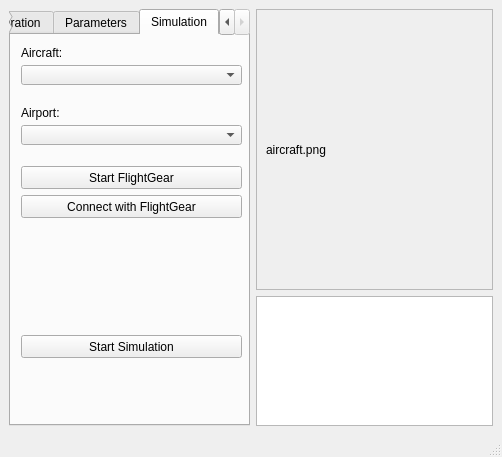
<?xml version="1.0" encoding="UTF-8"?>
<ui version="4.0">
 <class>MainWindow</class>
 <widget class="QMainWindow" name="MainWindow">
  <property name="geometry">
   <rect>
    <x>0</x>
    <y>0</y>
    <width>502</width>
    <height>457</height>
   </rect>
  </property>
  <property name="sizePolicy">
   <sizepolicy hsizetype="Preferred" vsizetype="Preferred">
    <horstretch>0</horstretch>
    <verstretch>0</verstretch>
   </sizepolicy>
  </property>
  <property name="minimumSize">
   <size>
    <width>502</width>
    <height>457</height>
   </size>
  </property>
  <property name="windowTitle">
   <string>Software name V0.1</string>
  </property>
  <widget class="QWidget" name="centralwidget">
   <layout class="QGridLayout" name="gridLayout_3">
    <item row="0" column="1">
     <widget class="QScrollArea" name="scrollArea">
      <property name="minimumSize">
       <size>
        <width>213</width>
        <height>281</height>
       </size>
      </property>
      <property name="widgetResizable">
       <bool>true</bool>
      </property>
      <widget class="QWidget" name="scrollAreaWidgetContents">
       <property name="geometry">
        <rect>
         <x>0</x>
         <y>0</y>
         <width>235</width>
         <height>279</height>
        </rect>
       </property>
       <layout class="QGridLayout" name="gridLayout_2">
        <item row="0" column="0">
         <widget class="QLabel" name="label">
          <property name="text">
           <string>aircraft.png</string>
          </property>
         </widget>
        </item>
       </layout>
      </widget>
     </widget>
    </item>
    <item row="1" column="1">
     <widget class="QTextBrowser" name="textBoxLog">
      <property name="minimumSize">
       <size>
        <width>231</width>
        <height>121</height>
       </size>
      </property>
     </widget>
    </item>
    <item row="0" column="0" rowspan="2">
     <widget class="QTabWidget" name="tabWidget">
      <property name="minimumSize">
       <size>
        <width>241</width>
        <height>411</height>
       </size>
      </property>
      <property name="currentIndex">
       <number>2</number>
      </property>
      <widget class="QWidget" name="tab_7">
       <attribute name="title">
        <string>Configuration</string>
       </attribute>
       <widget class="QLabel" name="label_9">
        <property name="geometry">
         <rect>
          <x>10</x>
          <y>10</y>
          <width>81</width>
          <height>16</height>
         </rect>
        </property>
        <property name="text">
         <string>FlightGear Path</string>
        </property>
       </widget>
       <widget class="QLineEdit" name="inputFGDir">
        <property name="geometry">
         <rect>
          <x>10</x>
          <y>30</y>
          <width>181</width>
          <height>20</height>
         </rect>
        </property>
       </widget>
       <widget class="QToolButton" name="btnFGDir">
        <property name="geometry">
         <rect>
          <x>200</x>
          <y>30</y>
          <width>31</width>
          <height>21</height>
         </rect>
        </property>
        <property name="text">
         <string>...</string>
        </property>
       </widget>
       <widget class="QLabel" name="label_10">
        <property name="geometry">
         <rect>
          <x>10</x>
          <y>60</y>
          <width>91</width>
          <height>16</height>
         </rect>
        </property>
        <property name="text">
         <string>Time of Simulation</string>
        </property>
       </widget>
       <widget class="QLineEdit" name="inputSimTime">
        <property name="geometry">
         <rect>
          <x>10</x>
          <y>80</y>
          <width>181</width>
          <height>20</height>
         </rect>
        </property>
        <property name="layoutDirection">
         <enum>Qt::RightToLeft</enum>
        </property>
        <property name="alignment">
         <set>Qt::AlignRight|Qt::AlignTrailing|Qt::AlignVCenter</set>
        </property>
       </widget>
       <widget class="QLabel" name="label_11">
        <property name="geometry">
         <rect>
          <x>10</x>
          <y>110</y>
          <width>81</width>
          <height>16</height>
         </rect>
        </property>
        <property name="text">
         <string>TimeStep</string>
        </property>
       </widget>
       <widget class="QLineEdit" name="inputSimTimeStep">
        <property name="geometry">
         <rect>
          <x>10</x>
          <y>130</y>
          <width>181</width>
          <height>20</height>
         </rect>
        </property>
        <property name="layoutDirection">
         <enum>Qt::LeftToRight</enum>
        </property>
        <property name="alignment">
         <set>Qt::AlignRight|Qt::AlignTrailing|Qt::AlignVCenter</set>
        </property>
       </widget>
       <widget class="QLabel" name="label_12">
        <property name="geometry">
         <rect>
          <x>0</x>
          <y>350</y>
          <width>231</width>
          <height>21</height>
         </rect>
        </property>
        <property name="text">
         <string>Always remeber to press enter in the textbox</string>
        </property>
       </widget>
       <widget class="QLabel" name="label_13">
        <property name="geometry">
         <rect>
          <x>0</x>
          <y>370</y>
          <width>101</width>
          <height>16</height>
         </rect>
        </property>
        <property name="text">
         <string>to save the settings</string>
        </property>
       </widget>
       <widget class="QLabel" name="label_14">
        <property name="geometry">
         <rect>
          <x>200</x>
          <y>80</y>
          <width>47</width>
          <height>13</height>
         </rect>
        </property>
        <property name="text">
         <string>s</string>
        </property>
       </widget>
       <widget class="QLabel" name="label_15">
        <property name="geometry">
         <rect>
          <x>200</x>
          <y>130</y>
          <width>47</width>
          <height>13</height>
         </rect>
        </property>
        <property name="text">
         <string>s</string>
        </property>
       </widget>
      </widget>
      <widget class="QWidget" name="tab_6">
       <attribute name="title">
        <string>Parameters</string>
       </attribute>
       <widget class="QLabel" name="label_4">
        <property name="geometry">
         <rect>
          <x>10</x>
          <y>10</y>
          <width>121</width>
          <height>16</height>
         </rect>
        </property>
        <property name="text">
         <string>Select Parameters File</string>
        </property>
       </widget>
       <widget class="QLineEdit" name="inputParams">
        <property name="geometry">
         <rect>
          <x>10</x>
          <y>30</y>
          <width>181</width>
          <height>20</height>
         </rect>
        </property>
       </widget>
       <widget class="QToolButton" name="btnChoseParamDir">
        <property name="geometry">
         <rect>
          <x>200</x>
          <y>30</y>
          <width>31</width>
          <height>21</height>
         </rect>
        </property>
        <property name="text">
         <string>...</string>
        </property>
       </widget>
       <widget class="QLabel" name="label_5">
        <property name="geometry">
         <rect>
          <x>10</x>
          <y>60</y>
          <width>47</width>
          <height>13</height>
         </rect>
        </property>
        <property name="text">
         <string>Or</string>
        </property>
       </widget>
       <widget class="QScrollArea" name="scrollArea_2">
        <property name="geometry">
         <rect>
          <x>10</x>
          <y>100</y>
          <width>153</width>
          <height>78</height>
         </rect>
        </property>
        <property name="widgetResizable">
         <bool>true</bool>
        </property>
        <widget class="QWidget" name="scrollAreaWidgetContents_2">
         <property name="geometry">
          <rect>
           <x>0</x>
           <y>0</y>
           <width>151</width>
           <height>76</height>
          </rect>
         </property>
         <layout class="QGridLayout" name="gridLayout">
          <item row="0" column="0">
           <widget class="QLabel" name="label_7">
            <property name="text">
             <string>Cl:</string>
            </property>
           </widget>
          </item>
          <item row="0" column="1">
           <widget class="QLineEdit" name="lineEdit_2"/>
          </item>
          <item row="1" column="1">
           <widget class="QLineEdit" name="lineEdit_3"/>
          </item>
          <item row="1" column="0">
           <widget class="QLabel" name="label_8">
            <property name="text">
             <string>Cd:</string>
            </property>
           </widget>
          </item>
         </layout>
        </widget>
       </widget>
       <widget class="QLabel" name="label_6">
        <property name="geometry">
         <rect>
          <x>10</x>
          <y>80</y>
          <width>71</width>
          <height>16</height>
         </rect>
        </property>
        <property name="text">
         <string>Set Manually</string>
        </property>
       </widget>
      </widget>
      <widget class="QWidget" name="tab_5">
       <attribute name="title">
        <string>Simulation</string>
       </attribute>
       <widget class="QPushButton" name="btnStartFG">
        <property name="geometry">
         <rect>
          <x>10</x>
          <y>131</y>
          <width>221</width>
          <height>23</height>
         </rect>
        </property>
        <property name="text">
         <string>Start FlightGear</string>
        </property>
       </widget>
       <widget class="QPushButton" name="btnConnect">
        <property name="geometry">
         <rect>
          <x>10</x>
          <y>160</y>
          <width>221</width>
          <height>23</height>
         </rect>
        </property>
        <property name="text">
         <string>Connect with FlightGear</string>
        </property>
       </widget>
       <widget class="QLabel" name="label_3">
        <property name="geometry">
         <rect>
          <x>10</x>
          <y>70</y>
          <width>221</width>
          <height>16</height>
         </rect>
        </property>
        <property name="text">
         <string>Airport:</string>
        </property>
       </widget>
       <widget class="QComboBox" name="listAircraft">
        <property name="geometry">
         <rect>
          <x>10</x>
          <y>30</y>
          <width>221</width>
          <height>20</height>
         </rect>
        </property>
       </widget>
       <widget class="QLabel" name="label_2">
        <property name="geometry">
         <rect>
          <x>10</x>
          <y>10</y>
          <width>40</width>
          <height>16</height>
         </rect>
        </property>
        <property name="text">
         <string>Aircraft:</string>
        </property>
       </widget>
       <widget class="QComboBox" name="listAirport">
        <property name="geometry">
         <rect>
          <x>10</x>
          <y>90</y>
          <width>221</width>
          <height>20</height>
         </rect>
        </property>
       </widget>
       <widget class="QPushButton" name="btnStart">
        <property name="geometry">
         <rect>
          <x>10</x>
          <y>300</y>
          <width>221</width>
          <height>23</height>
         </rect>
        </property>
        <property name="text">
         <string>Start Simulation</string>
        </property>
       </widget>
      </widget>
     </widget>
    </item>
   </layout>
  </widget>
  <widget class="QStatusBar" name="statusbar"/>
 </widget>
 <resources/>
 <connections/>
</ui>
